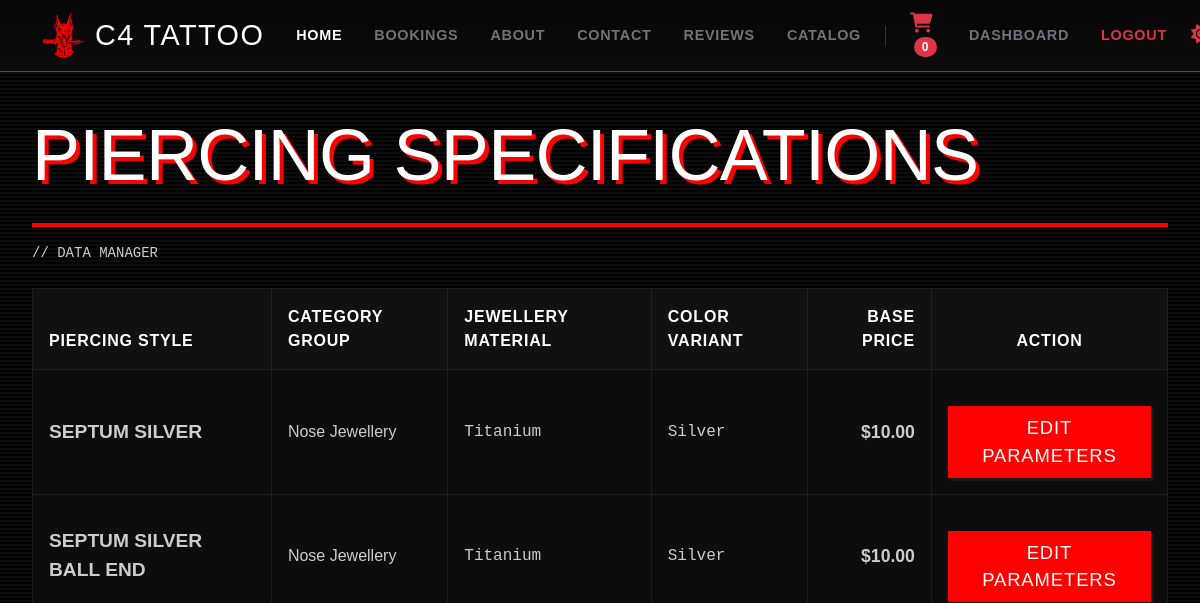
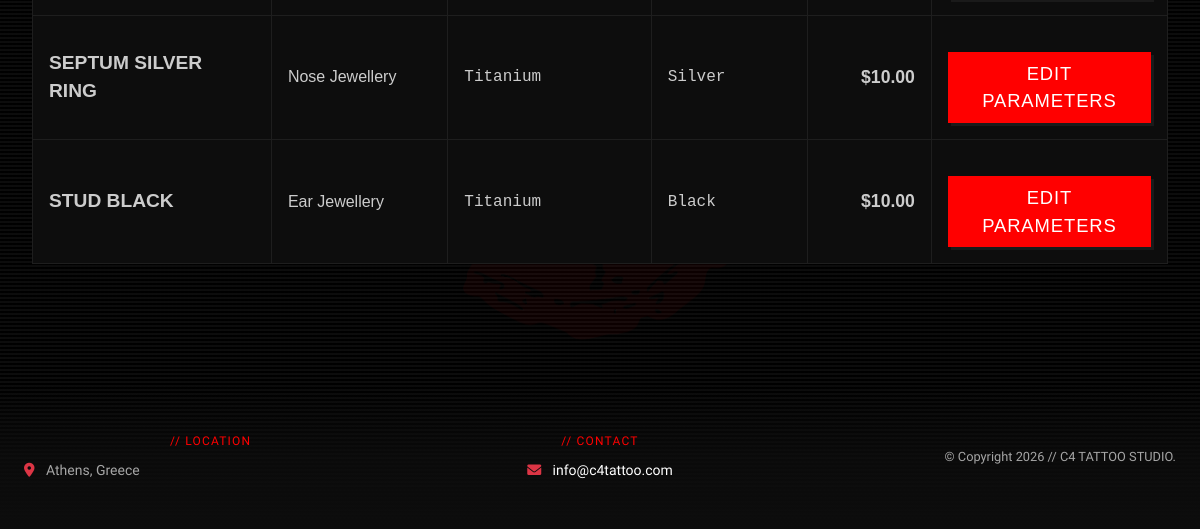
/catalog/manage/piercings/ (signed in), run on an earlier commit of the app's database (2 pictures, top to bottom).
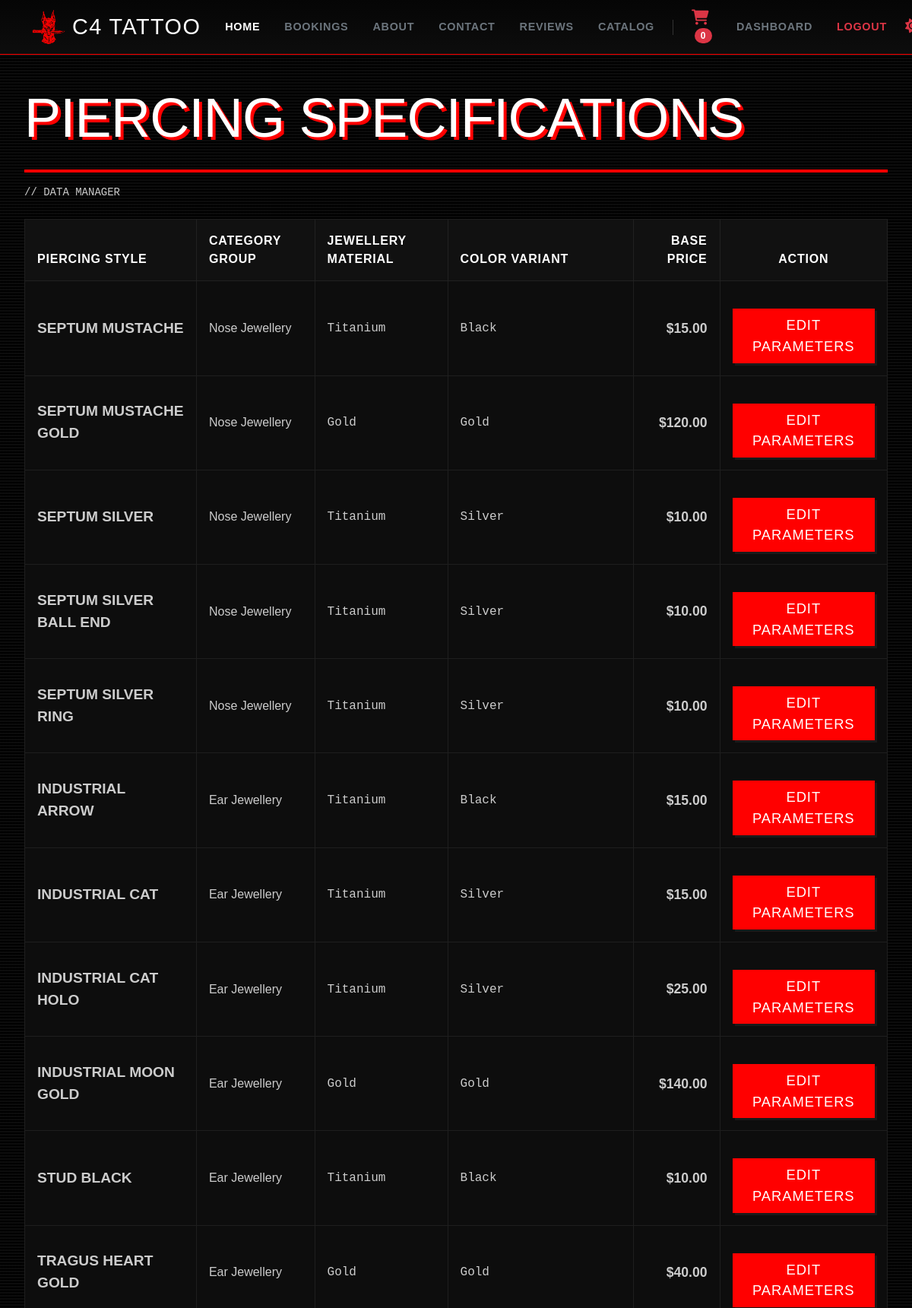
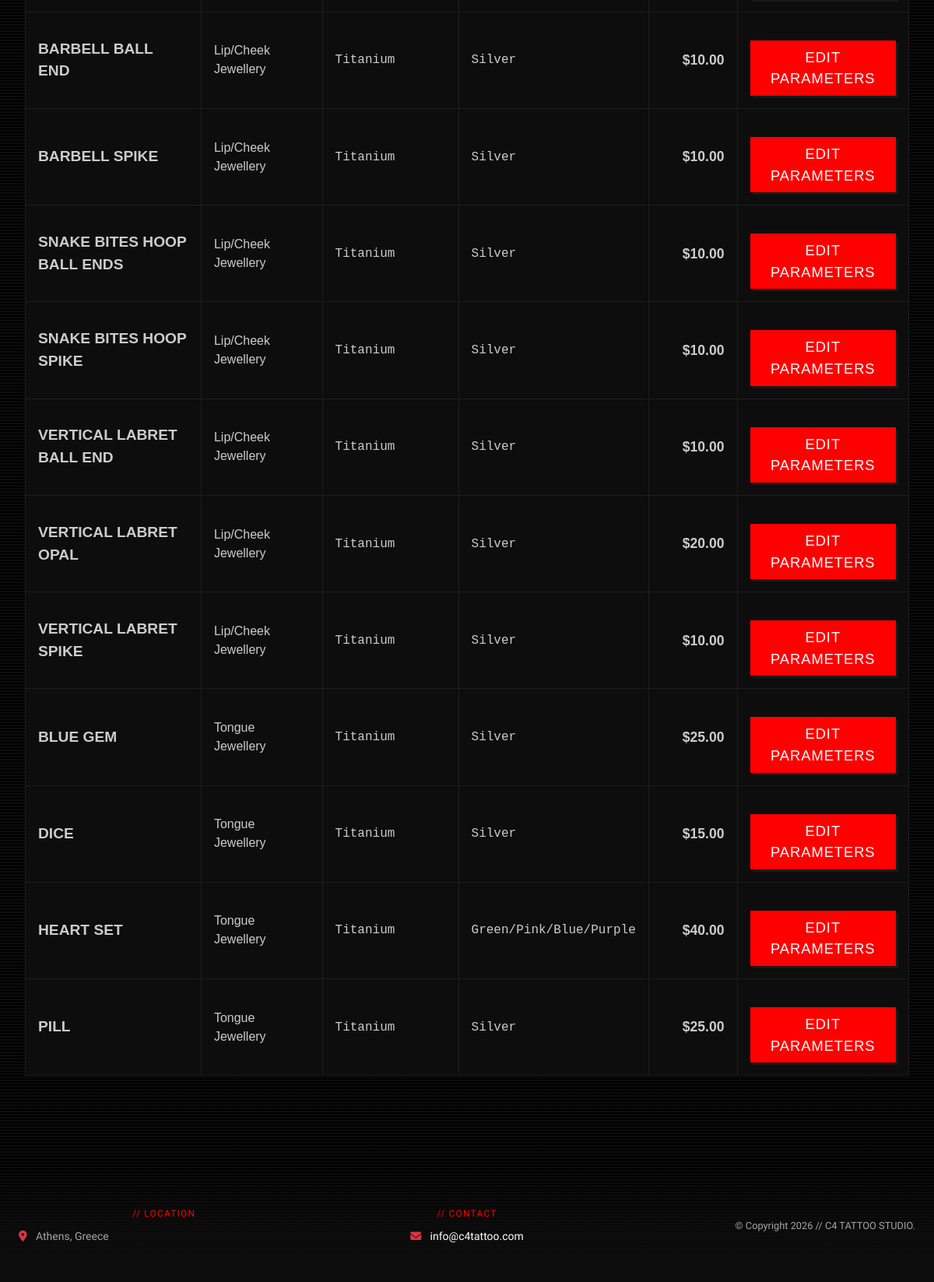
And on a later commit of the database (2 pictures, top to bottom).
### catalog/models.py (models this page shows, shortened)
class Item(models.Model):
    category = models.ForeignKey(Category, on_delete=models.SET_NULL, null=True, blank=True)
    title = models.CharField(max_length=200)
    description = models.TextField()
    price = models.DecimalField(max_digits=10, decimal_places=2)
    stock = models.IntegerField(default=0)
    created_at = models.DateTimeField(auto_now_add=True)
    material = models.CharField(max_length=50, default="Titanium")
    color = models.CharField(max_length=50, default="Silver")
    size = models.CharField(max_length=50, default="1.2mm (16g)")

class Category(models.Model):
    name = models.CharField(max_length=100)
    description = models.TextField(blank=True)
    class Meta:
        verbose_name_plural = "Categories"

### catalog/views.py (the view)
# urls.py: path('manage/piercings/', views.admin_piercing_dashboard, name='admin_piercing_dashboard'),
@user_passes_test(is_studio_admin, login_url='login')
def admin_piercing_dashboard(request):
    piercing_items = Item.objects.all().order_by('category', 'title')
    return render(request, 'catalog/admin_piercings.html', {'items': piercing_items})

### catalog/cart.py (called while the page is built)
    def __len__(self):
        return sum(item_data['quantity'] for item_data in self.cart.values())

### catalog/context_processors.py (called while the page is built)
def cart(request):
    return {'global_cart': Cart(request)}

### catalog/views.py (called while the page is built)
def is_studio_admin(user):
    return user.is_authenticated and user.is_staff

### catalog/templates/catalog/admin_piercings.html (shortened to what this page needs)
{% extends 'base.html' %}
{% block content %}
<main class="container-fluid my-5 py-4">
    <div class="page-shell">
        <h1 class="page-title">Piercing Specifications</h1>
        <div class="red-accent-line mb-3"></div>
        <p class="small mb-4" style="font-family: monospace; color: inherit;">// DATA MANAGER</p>
        <div class="table-responsive w-100" style="border: none;">
            <table class="table table-bordered align-middle mb-0 responsive-card-table" style="border-color: rgba(128,128,128,0.15);">
                <thead>
                    <tr style="font-family: 'Impact', sans-serif; text-transform: uppercase; letter-spacing: 0.05em; color: var(--bs-body-color, #ffffff);">
                        <th class="p-3">Piercing Style</th>
                        <th class="p-3">Category Group</th>
                        <th class="p-3">Jewellery Material</th>
                        <th class="p-3">Color Variant</th>
                        <th class="p-3 text-end">Base Price</th>
                        <th class="p-3 text-center">Action</th>
                    </tr>
                </thead>
                <tbody style="color: var(--bs-body-color, inherit);">
                    {% for item in items %}
                    <tr style="border-bottom: 1px solid rgba(128,128,128,0.15);">
                        <td data-label="Style" class="fw-bold text-uppercase p-3" style="font-family: 'Impact', sans-serif; font-size: 1.2rem; color: inherit;">
                            {{ item.title }}
                        </td>
                        <td data-label="Category" class="p-3">
                            {{ item.category.name }}
                        </td>
                        <td data-label="Material" class="p-3" style="font-family: monospace;">{{ item.material|default:"—" }}</td>
                        <td data-label="Color" class="p-3" style="font-family: monospace;">{{ item.color|default:"—" }}</td>
                        <td data-label="Price" class="text-end fw-bold p-3" style="color: #FF0000; font-size: 1.1rem;">${{ item.price }}</td>
                        <td data-label="Action" class="text-center p-3">
                            <a href="{% url 'catalog:admin_edit_piercing' item.id %}" class="btn-red text-decoration-none text-center d-inline-block m-0" style="font-size:0.75rem; padding: 8px 16px !important; width: fit-content !important;">
                                Edit Parameters
                            </a>
                        </td>
                    </tr>
                    {% empty %}
                    <tr>
                        <td colspan="6" class="text-center py-4 monospace text-muted">// No items are currently registered.</td>
                    </tr>
                    {% endfor %}
                </tbody>
            </table>
        </div>
    </div>
</main>
{% endblock %}

What changed in the data, as far as the page shows it:
added Item: title "SEPTUM MUSTACHE", category.name "Nose Jewellery", material "Titanium", color "Black", price "15.00"
added Item: title "SEPTUM MUSTACHE GOLD", category.name "Nose Jewellery", material "Gold", color "Gold", price "120.00"
added Item: title "INDUSTRIAL ARROW", category.name "Ear Jewellery", material "Titanium", color "Black", price "15.00"
added Item: title "INDUSTRIAL CAT", category.name "Ear Jewellery", material "Titanium", color "Silver", price "15.00"
added Item: title "INDUSTRIAL CAT HOLO", category.name "Ear Jewellery", material "Titanium", color "Silver", price "25.00"
added Item: title "INDUSTRIAL MOON GOLD", category.name "Ear Jewellery", material "Gold", color "Gold", price "140.00"
added Item: title "TRAGUS HEART GOLD", category.name "Ear Jewellery", material "Gold", color "Gold", price "40.00"
added Item: title "BARBELL BALL END", category.name "Lip/Cheek Jewellery", material "Titanium", color "Silver", price "10.00"
added Item: title "BARBELL SPIKE", category.name "Lip/Cheek Jewellery", material "Titanium", color "Silver", price "10.00"
added Item: title "SNAKE BITES HOOP BALL ENDS", category.name "Lip/Cheek Jewellery", material "Titanium", color "Silver", price "10.00"
added Item: title "SNAKE BITES HOOP SPIKE", category.name "Lip/Cheek Jewellery", material "Titanium", color "Silver", price "10.00"
added Item: title "VERTICAL LABRET BALL END", category.name "Lip/Cheek Jewellery", material "Titanium", color "Silver", price "10.00"
added Item: title "VERTICAL LABRET OPAL", category.name "Lip/Cheek Jewellery", material "Titanium", color "Silver", price "20.00"
added Item: title "VERTICAL LABRET SPIKE", category.name "Lip/Cheek Jewellery", material "Titanium", color "Silver", price "10.00"
added Item: title "BLUE GEM", category.name "Tongue Jewellery", material "Titanium", color "Silver", price "25.00"
added Item: title "DICE", category.name "Tongue Jewellery", material "Titanium", color "Silver", price "15.00"
added Item: title "HEART SET", category.name "Tongue Jewellery", material "Titanium", color "Green/Pink/Blue/Purple", price "40.00"
added Item: title "PILL", category.name "Tongue Jewellery", material "Titanium", color "Silver", price "25.00"
